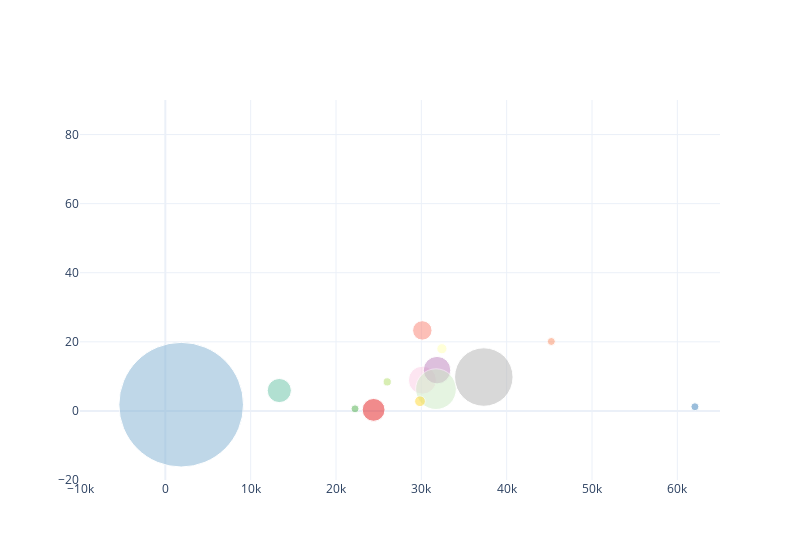

The code cell stored with this chart in its notebook:
### Code cell
fig = go.Figure(
    data=[go.Scatter(
            x=data_1992['gdp'],
            y=data_1992['Gold'],
            mode='markers',
            text=data_1992['country'],
            marker=dict(
                size=data_1992['population']/1200000,
                sizemode='area',
                sizeref=2.*100/(40.**2),
                sizemin=4,
#                 color = 'rgb(179,205,227)',
                color = data_colors_1992,
                opacity = 0.5
            )
        )]
)
# fig.add_trace(
#     go.Scatter(
#             x=data_1992['gdp'],
#             y=data_1992['Gold'],
#             mode='markers',
#             marker=dict(
#                 size=5,
#                 color = 'rgb(55,126,184)'
#             )
#         )
# )

fig.update_layout(width=800, height=560,template = 'plotly_white', 
           yaxis=dict(
            range=[-20, 90]
        ), xaxis=dict(
            range=[-10*1000, 65*1000]
        ))
fig.show()

### Figure 1 — Plotly figure (JSON) as saved in the notebook; plotly's stock layout.template omitted (floating-point values rounded to 4 significant figures)
{"data": [{"marker": {"color": ["rgb(255,255,179)", "rgb(251,128,114)", "rgb(128,177,211)", "rgb(228,26,28)", "rgb(179,222,105)", "rgb(252,205,229)", "rgb(188,128,189)", "rgb(204,235,197)", "rgb(102,194,165)", "rgb(55,126,184)", "rgb(252,141,98)", "rgb(77,175,74)", "rgb(255,217,47)", "rgb(179,179,179)"], "opacity": 0.5, "size": [6.534, 23.64, 970.8, 32.63, 4.202, 49.04, 47.33, 103.5, 36.46, 0.3268, 3.572, 2.943, 7.223, 213.8], "sizemin": 4, "sizemode": "area", "sizeref": 0.125}, "mode": "markers", "text": ["Austria", "Canada", "China", "Spain", "Finland", "France", "Italy", "Japan", "Korea, Rep.", "Luxembourg", "Norway", "New Zealand", "Sweden", "United States"], "type": "scatter", "x": [32410.0, 30120.0, 1857.0, 24410.0, 26000.0, 30120.0, 31840.0, 31720.0, 13360.0, 62060.0, 45230.0, 22230.0, 29840.0, 37320.0], "y": [18, 23.3, 1.8, 0.3, 8.4, 8.9, 11.8, 6.3, 5.9, 1.2, 20.1, 0.6, 2.8, 9.8]}], "layout": {"height": 560, "width": 800, "xaxis": {"range": [-10000, 65000]}, "yaxis": {"range": [-20, 90]}}}
